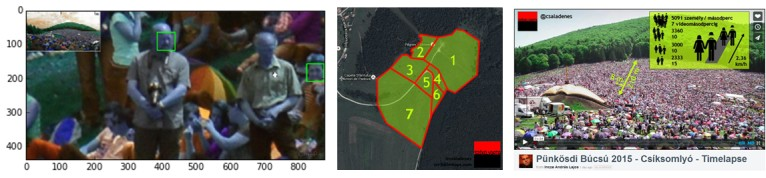
#> input picture bucsu/header.jpg, 766 x 178 px, given in place of 000000.jpg, which was not available
$ jupyter execute --allow-errors facecounter.ipynb   (shell and % lines are left out)   (Python 2 division)
#> lines starting #> are read from the running program, lines starting #| are printed output that depends on the picture; pictures that were not available may be replaced by others from this repository, and a replacement may not be noted
[cell 1]
import cv2, matplotlib.pyplot as plt, numpy as np

[cell 2]
cascPath="haarcascade_frontalface_default.xml"
faceCascade = cv2.CascadeClassifier(cascPath)

[cell 3]
def randi():
    total=0
    for i1 in range(2):
        for j1 in range(4):
            for i2 in range(4):
                for j2 in range(4):
                    for k2 in range(4):
                        for i4 in range(4):
                            # Read the image
                            imagePath="gp2/"+repr(i1)+repr(j1)+repr(i2)+repr(j2)+repr(k2)+repr(i4)+".jpg"
                            image = cv2.imread(imagePath)
#> image is the input picture: shape (178, 766, 3); mean B, G, R 109.5, 120.9, 118.7
                            try:
                                gray = cv2.cvtColor(image, cv2.COLOR_BGR2GRAY)
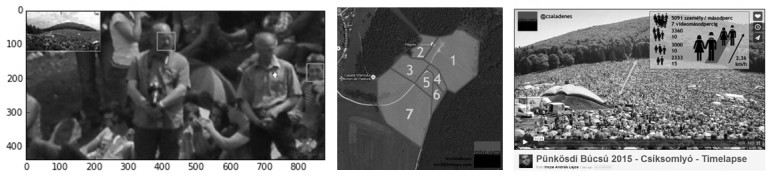
#> gray: shape (178, 766); min 0, max 255, mean 118.9
                                # Detect faces in the image
                                faces = faceCascade.detectMultiScale(
                                    gray,
                                    scaleFactor=1.1,
                                    minNeighbors=4,
                                    minSize=(20, 20)
                                )
#> faces = ()
                                total+=len(faces)
#> total = 0
                            except:pass
        print i1,j1,"total",total
randi()

[cell 4]
def randi():
    total=0
#> total = 0
    for i1 in range(2):
        for j1 in range(4):
            for i2 in range(4):
                for j2 in range(4):
                    for k2 in range(4):
                        for i3 in range(4):
                            for j3 in range(4):
                                for k3 in range(4):
                                    for i4 in range(4):
                                        # Read the image
                                        imagePath="gp/"+repr(i1)+repr(j1)+repr(i2)+repr(j2)+repr(k2)+\
                                        repr(i3)+repr(j3)+repr(k3)+repr(i4)+".jpg"
                                        image = cv2.imread(imagePath)
                                        try:
                                            gray = cv2.cvtColor(image, cv2.COLOR_BGR2GRAY)
                                            # Detect faces in the image
                                            faces = faceCascade.detectMultiScale(
                                                gray,
                                                scaleFactor=1.1,
                                                minNeighbors=4,
                                                minSize=(20, 20)
                                            )
                                            total+=len(faces)
                                        except:pass
                print i1,j1,i2,j2,"total",total
#| 0 0 0 3 total 0
randi()

[cell 5]
imagePath="1.jpg"
#> imagePath = '1.jpg'
image = cv2.imread(imagePath)
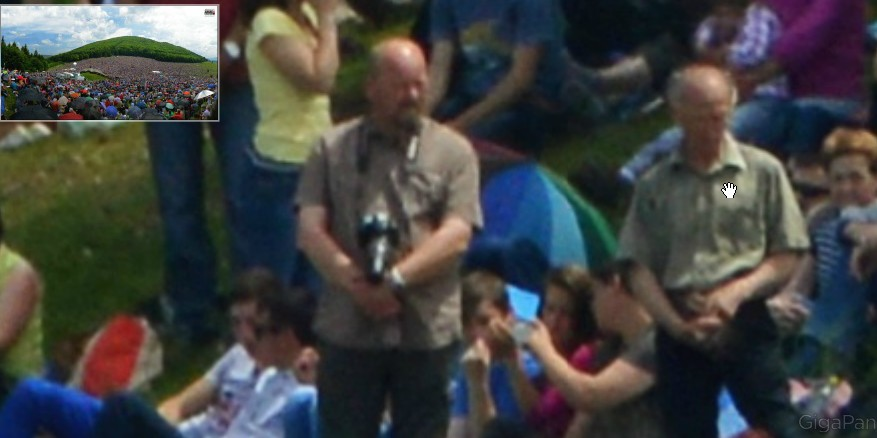
#> input picture bucsu/1.jpg, 877 x 438 px
#> image is the input picture: shape (438, 877, 3); mean B, G, R 65.6, 66.8, 65.5
gray = cv2.cvtColor(image, cv2.COLOR_BGR2GRAY)
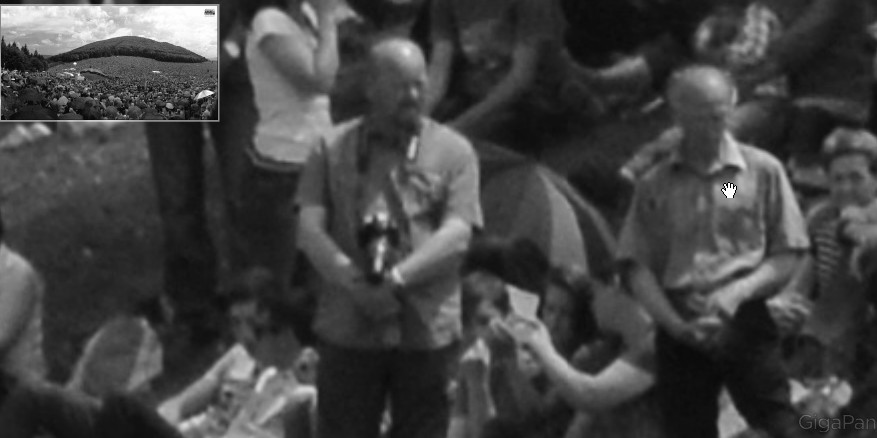
#> gray: shape (438, 877); min 0, max 255, mean 66.3
# Detect faces in the image
faces = faceCascade.detectMultiScale(
    gray,
    scaleFactor=1.1,
    minNeighbors=6,
    minSize=(30, 30)
)
#> faces = [[823, 159, 50, 50], [384, 65, 53, 53]]
#> (the rest of this cell did not finish here and is left out)
